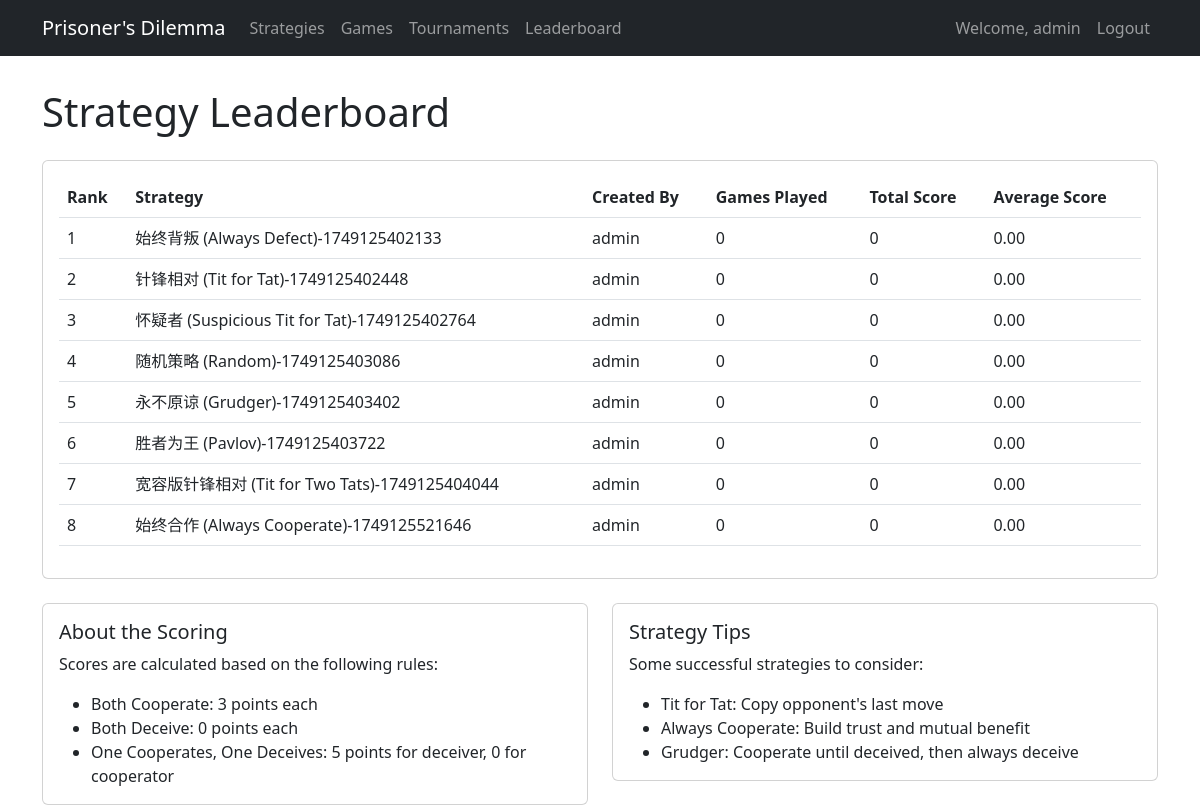
The page /leaderboard/ (signed in) on the database as committed earlier.
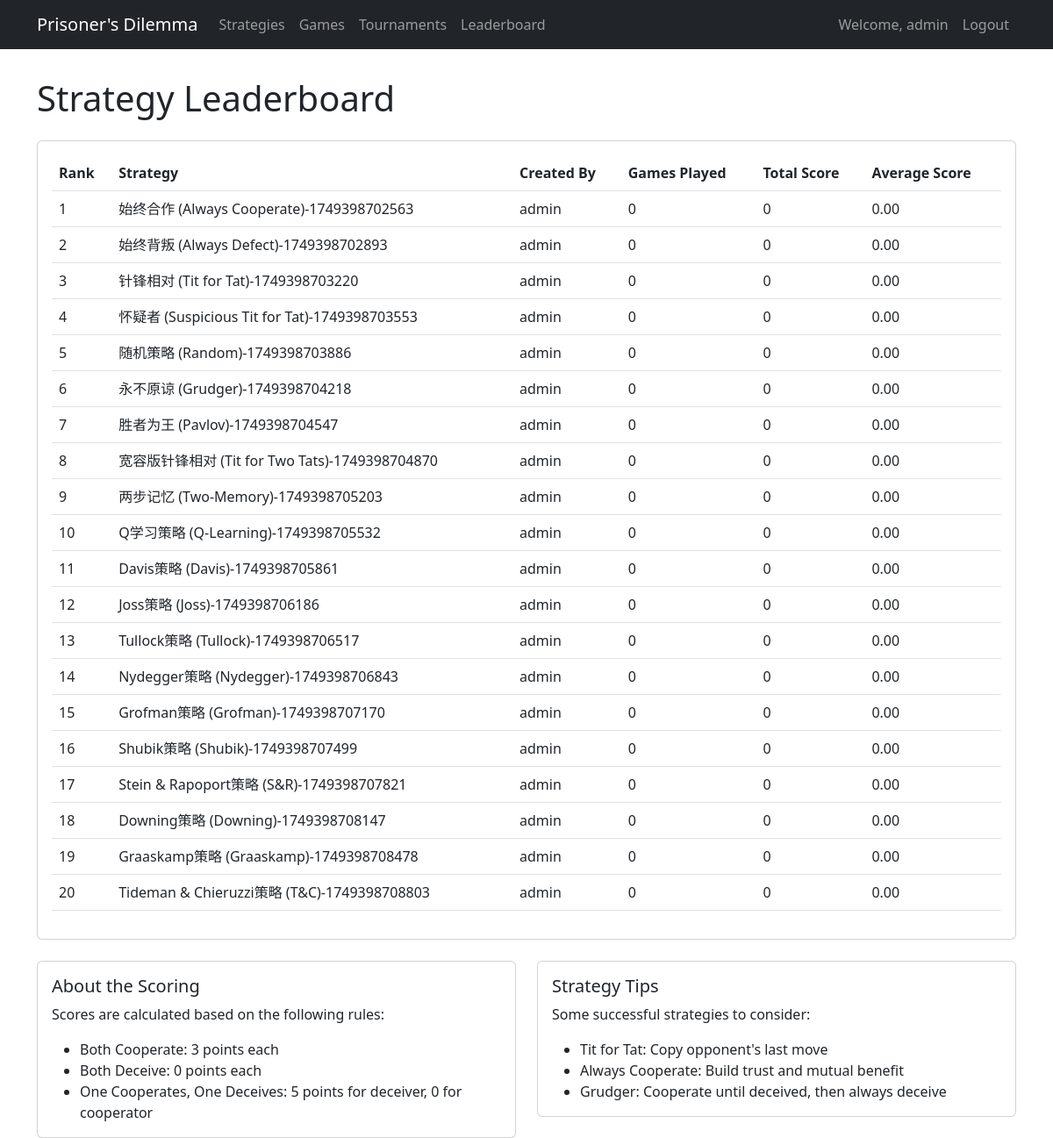
The same page on the database as committed later.
### dilemma_game/models.py (models this page shows, shortened)
class Strategy(models.Model):
    name = models.CharField(max_length=100)
    description = models.TextField()
    code = models.TextField()
    created_by = models.ForeignKey(User, on_delete=models.CASCADE)
    created_at = models.DateTimeField(auto_now_add=True)
    updated_at = models.DateTimeField(auto_now=True)
    is_preset = models.BooleanField(default=False)
    preset_id = models.CharField(max_length=50, blank=True, null=True)

### dilemma_game/views.py (the view)
# urls.py: path('leaderboard/', leaderboard, name='leaderboard'),
@login_required
def leaderboard(request):
    strategies = Strategy.objects.all()
    strategy_stats = []
    for strategy in strategies:
        games_as_p1 = Game.objects.filter(strategy1=strategy, status='COMPLETED')
        games_as_p2 = Game.objects.filter(strategy2=strategy, status='COMPLETED')
        total_score = sum(g.player1_score for g in games_as_p1) + sum(g.player2_score for g in games_as_p2)
        total_games = games_as_p1.count() + games_as_p2.count()
        if total_games > 0:
            avg_score = total_score / total_games
        else:
            avg_score = 0
        strategy_stats.append({
            'strategy': strategy,
            'total_games': total_games,
            'total_score': total_score,
            'avg_score': avg_score
        })
    strategy_stats.sort(key=lambda x: x['avg_score'], reverse=True)
    return render(request, 'dilemma_game/leaderboard.html', {
        'strategy_stats': strategy_stats
    })

### dilemma_game/templates/dilemma_game/leaderboard.html (shortened to what this page needs)
{% extends 'dilemma_game/base.html' %}
{% block content %}
<div class="row">
    <div class="col-12">
        <h1 class="mb-4">Strategy Leaderboard</h1>
        {% if strategy_stats %}
        <div class="card">
            <div class="card-body">
                <div class="table-responsive">
                    <table class="table table-hover">
                        <thead>
                            <tr>
                                <th>Rank</th>
                                <th>Strategy</th>
                                <th>Created By</th>
                                <th>Games Played</th>
                                <th>Total Score</th>
                                <th>Average Score</th>
                            </tr>
                        </thead>
                        <tbody>
                            {% for stat in strategy_stats %}
                            <tr>
                                <td>{{ forloop.counter }}</td>
                                <td>{{ stat.strategy.name }}</td>
                                <td>{{ stat.strategy.created_by.username }}</td>
                                <td>{{ stat.total_games }}</td>
                                <td>{{ stat.total_score }}</td>
                                <td>{{ stat.avg_score|floatformat:2 }}</td>
                            </tr>
                            {% endfor %}
                        </tbody>
                    </table>
                </div>
            </div>
        </div>
        {% else %}
        <div class="alert alert-info">
            No games have been played yet.
            <a href="{% url 'game_create' %}" class="alert-link">Start a new game</a>
        </div>
        {% endif %}
    </div>
</div>
<div class="row mt-4">
    <div class="col-md-6">
        <div class="card">
            <div class="card-body">
                <h5 class="card-title">About the Scoring</h5>
                <p class="card-text">
                    Scores are calculated based on the following rules:
                </p>
                <ul class="mb-0">
                    <li>Both Cooperate: 3 points each</li>
                    <li>Both Deceive: 0 points each</li>
                    <li>One Cooperates, One Deceives: 5 points for deceiver, 0 for cooperator</li>
                </ul>
            </div>
        </div>
    </div>
    <div class="col-md-6">
        <div class="card">
            <div class="card-body">
                <h5 class="card-title">Strategy Tips</h5>
                <p class="card-text">
                    Some successful strategies to consider:
                </p>
                <ul class="mb-0">
                    <li>Tit for Tat: Copy opponent's last move</li>
                    <li>Always Cooperate: Build trust and mutual benefit</li>
                    <li>Grudger: Cooperate until deceived, then always deceive</li>
                </ul>
            </div>
        </div>
    </div>
</div>
{% endblock %}

Rows that differ between the two databases and show on the page:
removed Strategy: strategy.name "始终背叛 (Always Defect)-1749125402133", strategy.created_by.username "admin", total_games "0", total_score "0", avg_score "0.00"
removed Strategy: strategy.name "针锋相对 (Tit for Tat)-1749125402448", strategy.created_by.username "admin", total_games "0", total_score "0", avg_score "0.00"
removed Strategy: strategy.name "怀疑者 (Suspicious Tit for Tat)-1749125402764", strategy.created_by.username "admin", total_games "0", total_score "0", avg_score "0.00"
removed Strategy: strategy.name "随机策略 (Random)-1749125403086", strategy.created_by.username "admin", total_games "0", total_score "0", avg_score "0.00"
removed Strategy: strategy.name "永不原谅 (Grudger)-1749125403402", strategy.created_by.username "admin", total_games "0", total_score "0", avg_score "0.00"
removed Strategy: strategy.name "胜者为王 (Pavlov)-1749125403722", strategy.created_by.username "admin", total_games "0", total_score "0", avg_score "0.00"
removed Strategy: strategy.name "宽容版针锋相对 (Tit for Two Tats)-1749125404044", strategy.created_by.username "admin", total_games "0", total_score "0", avg_score "0.00"
removed Strategy: strategy.name "始终合作 (Always Cooperate)-1749125521646", strategy.created_by.username "admin", total_games "0", total_score "0", avg_score "0.00"
added Strategy: strategy.name "始终合作 (Always Cooperate)-1749398702563", strategy.created_by.username "admin", total_games "0", total_score "0", avg_score "0.00"
added Strategy: strategy.name "始终背叛 (Always Defect)-1749398702893", strategy.created_by.username "admin", total_games "0", total_score "0", avg_score "0.00"
added Strategy: strategy.name "针锋相对 (Tit for Tat)-1749398703220", strategy.created_by.username "admin", total_games "0", total_score "0", avg_score "0.00"
added Strategy: strategy.name "怀疑者 (Suspicious Tit for Tat)-1749398703553", strategy.created_by.username "admin", total_games "0", total_score "0", avg_score "0.00"
added Strategy: strategy.name "随机策略 (Random)-1749398703886", strategy.created_by.username "admin", total_games "0", total_score "0", avg_score "0.00"
added Strategy: strategy.name "永不原谅 (Grudger)-1749398704218", strategy.created_by.username "admin", total_games "0", total_score "0", avg_score "0.00"
added Strategy: strategy.name "胜者为王 (Pavlov)-1749398704547", strategy.created_by.username "admin", total_games "0", total_score "0", avg_score "0.00"
added Strategy: strategy.name "宽容版针锋相对 (Tit for Two Tats)-1749398704870", strategy.created_by.username "admin", total_games "0", total_score "0", avg_score "0.00"
added Strategy: strategy.name "两步记忆 (Two-Memory)-1749398705203", strategy.created_by.username "admin", total_games "0", total_score "0", avg_score "0.00"
added Strategy: strategy.name "Q学习策略 (Q-Learning)-1749398705532", strategy.created_by.username "admin", total_games "0", total_score "0", avg_score "0.00"
added Strategy: strategy.name "Davis策略 (Davis)-1749398705861", strategy.created_by.username "admin", total_games "0", total_score "0", avg_score "0.00"
added Strategy: strategy.name "Joss策略 (Joss)-1749398706186", strategy.created_by.username "admin", total_games "0", total_score "0", avg_score "0.00"
added Strategy: strategy.name "Tullock策略 (Tullock)-1749398706517", strategy.created_by.username "admin", total_games "0", total_score "0", avg_score "0.00"
added Strategy: strategy.name "Nydegger策略 (Nydegger)-1749398706843", strategy.created_by.username "admin", total_games "0", total_score "0", avg_score "0.00"
added Strategy: strategy.name "Grofman策略 (Grofman)-1749398707170", strategy.created_by.username "admin", total_games "0", total_score "0", avg_score "0.00"
added Strategy: strategy.name "Shubik策略 (Shubik)-1749398707499", strategy.created_by.username "admin", total_games "0", total_score "0", avg_score "0.00"
added Strategy: strategy.name "Stein & Rapoport策略 (S&R)-1749398707821", strategy.created_by.username "admin", total_games "0", total_score "0", avg_score "0.00"
added Strategy: strategy.name "Downing策略 (Downing)-1749398708147", strategy.created_by.username "admin", total_games "0", total_score "0", avg_score "0.00"
added Strategy: strategy.name "Graaskamp策略 (Graaskamp)-1749398708478", strategy.created_by.username "admin", total_games "0", total_score "0", avg_score "0.00"
added Strategy: strategy.name "Tideman & Chieruzzi策略 (T&C)-1749398708803", strategy.created_by.username "admin", total_games "0", total_score "0", avg_score "0.00"
